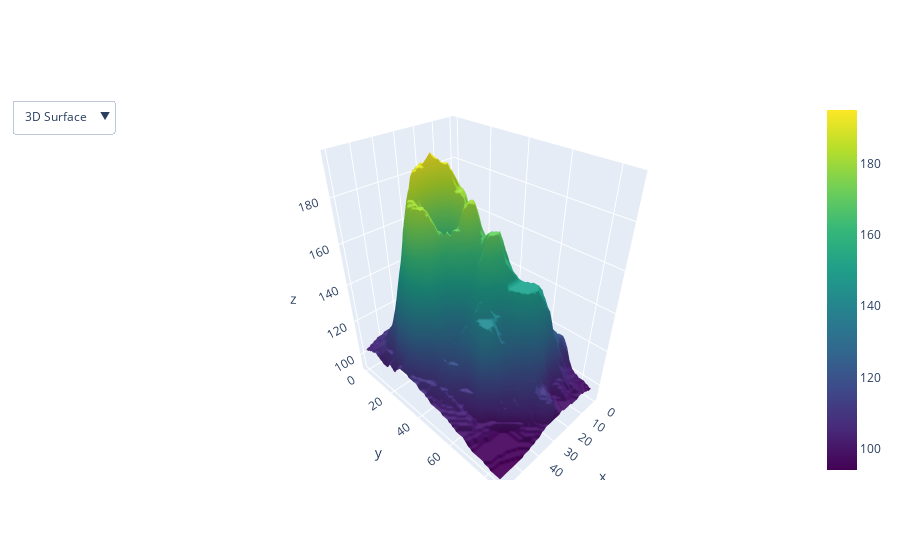

The notebook cell this image was saved under:
### Code cell
import plotly.graph_objects as go

import pandas as pd

# load dataset
df = pd.read_csv("https://raw.githubusercontent.com/plotly/datasets/master/volcano.csv")

# create figure
fig = go.Figure()


fig.add_trace(go.Surface(z=df.values.tolist(), colorscale="Viridis"))

# Add dropdown
fig.update_layout(
    updatemenus=[
        dict(
            buttons=list([
                dict(
                    args=["type", "surface"],
                    label="3D Surface",
                    method="restyle"
                ),
                dict(
                    args=["type", "heatmap"],
                    label="Heatmap",
                    method="restyle"
                )
            ]),
        ),
    ]
)

fig.show()

### Figure 1 — Plotly figure (JSON) as saved in the notebook; plotly's stock layout.template omitted (floating-point values rounded to 4 significant figures; data arrays with more than 128 entries replaced by an {"elided": "..."} marker saying what was removed)
{"data": [{"colorscale": [[0, "#440154"], [0.1111, "#482878"], [0.2222, "#3e4989"], [0.3333, "#31688e"], [0.4444, "#26828e"], [0.5556, "#1f9e89"], [0.6667, "#35b779"], [0.7778, "#6ece58"], [0.8889, "#b5de2b"], [1, "#fde725"]], "type": "surface", "z": {"elided": "87x61 int values"}}], "layout": {"updatemenus": [{"buttons": [{"args": ["type", "surface"], "label": "3D Surface", "method": "restyle"}, {"args": ["type", "heatmap"], "label": "Heatmap", "method": "restyle"}]}]}}
